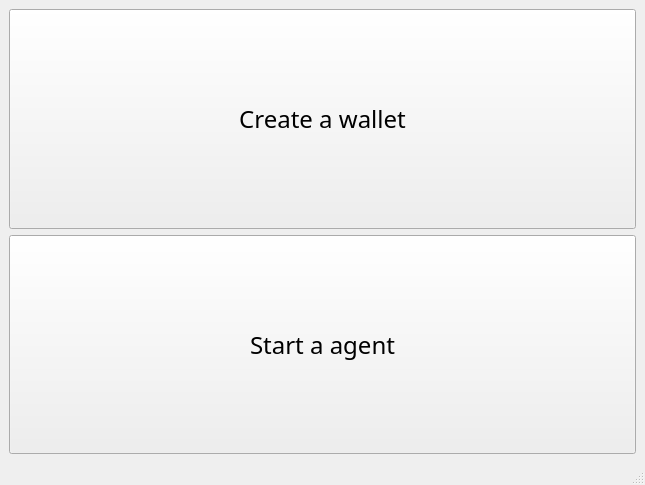
<?xml version="1.0" encoding="UTF-8"?>
<ui version="4.0">
 <class>MainMenu</class>
 <widget class="QMainWindow" name="MainMenu">
  <property name="geometry">
   <rect>
    <x>0</x>
    <y>0</y>
    <width>645</width>
    <height>485</height>
   </rect>
  </property>
  <property name="windowTitle">
   <string>MainWindow</string>
  </property>
  <widget class="QWidget" name="centralwidget">
   <layout class="QVBoxLayout" name="verticalLayout">
    <item>
     <layout class="QHBoxLayout" name="horizontalLayout_3">
      <item>
       <widget class="QPushButton" name="provisionButton">
        <property name="sizePolicy">
         <sizepolicy hsizetype="Preferred" vsizetype="Preferred">
          <horstretch>0</horstretch>
          <verstretch>0</verstretch>
         </sizepolicy>
        </property>
        <property name="font">
         <font>
          <family>Berlin Sans FB</family>
          <pointsize>18</pointsize>
          <weight>50</weight>
          <bold>false</bold>
         </font>
        </property>
        <property name="text">
         <string>Create a wallet</string>
        </property>
       </widget>
      </item>
     </layout>
    </item>
    <item>
     <layout class="QHBoxLayout" name="horizontalLayout_2">
      <item>
       <widget class="QPushButton" name="startButton">
        <property name="sizePolicy">
         <sizepolicy hsizetype="Preferred" vsizetype="Preferred">
          <horstretch>0</horstretch>
          <verstretch>0</verstretch>
         </sizepolicy>
        </property>
        <property name="font">
         <font>
          <family>Berlin Sans FB</family>
          <pointsize>18</pointsize>
         </font>
        </property>
        <property name="text">
         <string>Start a agent</string>
        </property>
       </widget>
      </item>
     </layout>
    </item>
   </layout>
  </widget>
  <widget class="QStatusBar" name="statusbar"/>
 </widget>
 <resources/>
 <connections/>
</ui>
